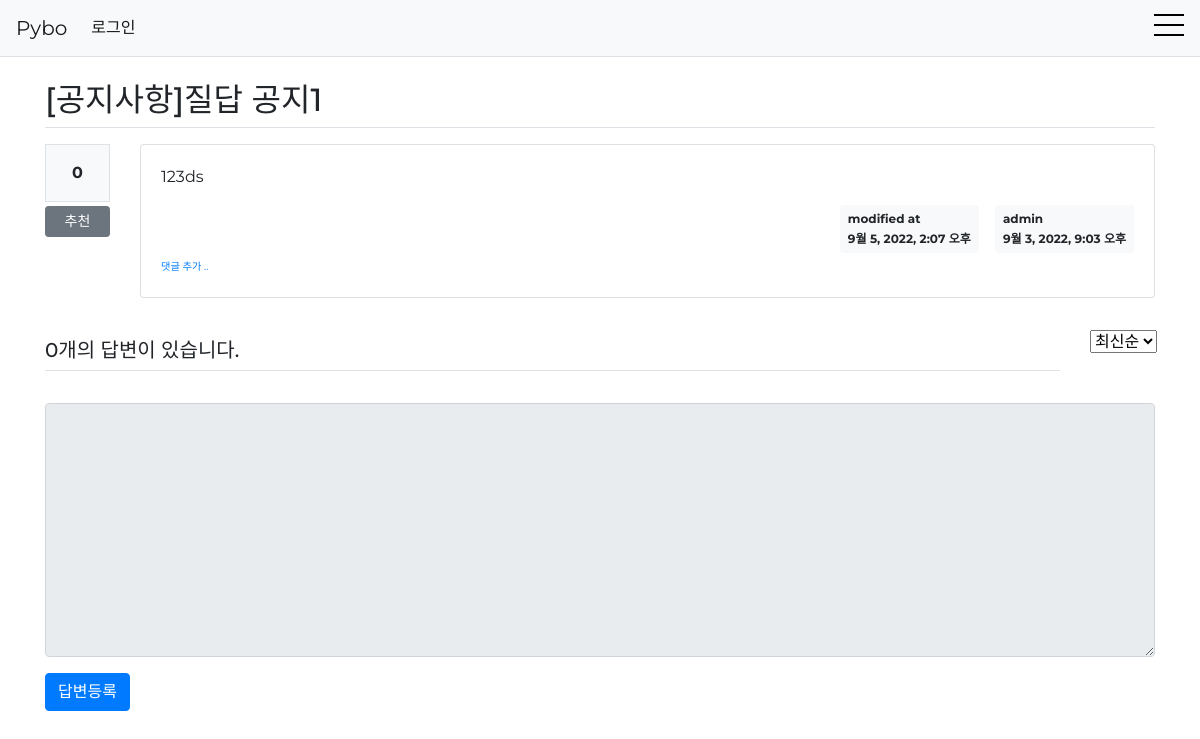
Page /pybo/385/qna/ on the committed database.
### pybo/models.py (models this page shows, shortened)
class Question(models.Model):
    author=models.ForeignKey(User, on_delete=models.CASCADE, related_name='author_question')
    subject=models.CharField(max_length=200)
    content=RichTextField(null=True, blank=True)
    create_date=models.DateTimeField()
    modify_date=models.DateTimeField(null=True, blank=True)
    voter = models.ManyToManyField(User, related_name='voter_question')
    view_count = models.PositiveIntegerField(default=0)
    top_fixed = models.BooleanField(verbose_name='상단고정', default=False)
    category = models.ForeignKey(Category, on_delete=models.CASCADE, related_name='category_question')
    @property
    def update_counter(self):
        self.view_count=self.view_count+1
        self.save()

### pybo/views/base_views.py (the view)
# urls.py: path('<int:question_id>/<str:category_name>/',base_views.detail, name='detail'),
def detail(request, question_id, category_name):
    question=get_object_or_404(Question, pk=question_id)
    category = get_object_or_404(Category, name=category_name)
    question.update_counter
    sort=request.GET.get('sort', '최신순')
    if sort =='최신순':
        answer_list = Answer.objects.all().order_by('-create_date')
    else:
        answer_list = Answer.objects.annotate(like_count=Count('voter')).order_by('-like_count', '-create_date')
    context={'question':question, 'answer_list':answer_list, 'category':category}
    return render(request, 'pybo/question_detail.html', context)

### pybo/templatetags/pybo_filter.py (called while the page is built)
@register.filter()
def mark(value):
    extenstions = ["nl2br", "fenced_code"]
    return mark_safe(markdown.markdown(value, extenstions=extenstions))

### templates/pybo/question_detail.html (shortened to what this page needs)
{% extends 'base.html' %}
{% load pybo_filter %}
{% block content %}
<div class="container my-3">
    {% if question.top_fixed %}
        <h2 class="border-bottom py-2">[공지사항]{{ question.subject }}</h2>
    {% else %}
        <h2 class="border-bottom py-2">{{ question.subject }}</h2>
    {% endif %}
    <div class="row my-3">
        <div class="col-1">
            <div class="bg-light text-center p-3 border font-weight-bolder mb-1">{{question.voter.count}}</div>
            <a href="#" data-uri="{% url 'pybo:vote_question' question.id  %}"
               class="recommend btn btn-sm btn-secondary btn-block my-1">추천</a>
        </div>
        <div class="col-11">
            <div class="card">
                <div class="card-body">
                    <div class="card-text">{{ question.content|mark }}</div>
                    <div class="d-flex justify-content-end">
                        {% if question.modify_date %}
                        <div class="badge badge-light p-2 text-left mx-3">
                            <div class="mb-2">modified at</div>
                            <div>{{ question.modify_date }}</div>
                        </div>
                        {% endif %}
                        <div class="badge badge-light p-2 text-left">
                            <div class="mb-2">{{ question.author.username }}</div>
                            <div>{{ question.create_date }}</div>
                        </div>
                    </div>
                    <div>
                        <a href="{% url 'pybo:comment_create_question' question.id  %}"
                           class="small"><small>댓글 추가 ..</small></a>
                    </div>
                </div>
            </div>
        </div>
    </div>
    <div class="row">
        <div class="col-11">
            <h5 class="border-bottom my-3 py-2">{{question.answer_set.count}}개의 답변이 있습니다.</h5>
        </div>
        <div class="col-1 my-3">
            <select class="selectpicker" name="sorts", id="sort">
                <option value="최신순" selected="selected">최신순</option>
            </select>
        </div>
    </div>
    <form action="{% url 'pybo:answer_create' question.id %}" method="post" class="my-3">
        <div class="form-group">
            <textarea {% if not user.is_authenticated %}disabled{% endif %}
              name="content" id="content" class="form-control" rows="10"></textarea>
        </div>
        <input type="submit" value="답변등록" class="btn btn-primary">
    </form>
</div>
{% endblock %}

### static/ham_style.css (style rules this page uses)
body { font-family: 'Montserrat', sans-serif; }

### rows in the picture
Question: subject "질답 공지1", voter.count "0", content|mark "123ds", modify_date "9월 5, 2022, 2:07 오후", author.username "admin", create_date "9월 3, 2022, 9:03 오후", answer_set.count "0"
